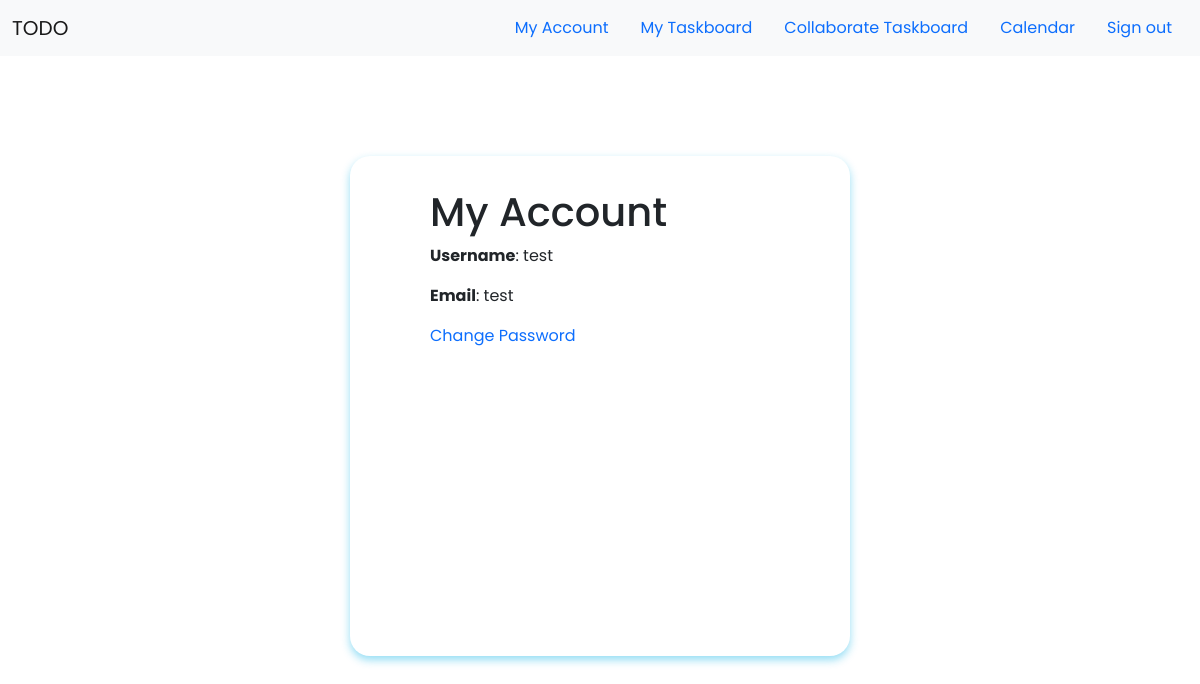
The app's page /profile (signed in), older data.
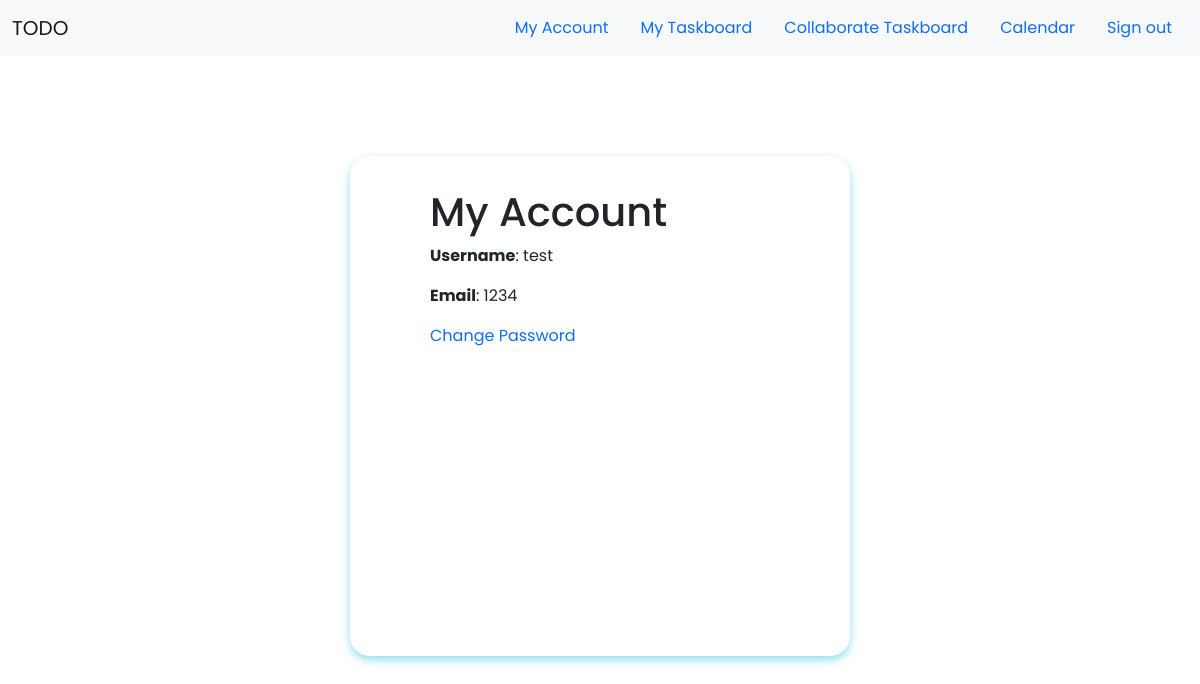
The same page, newer data.
### app/models.py (models this page shows, shortened)
class User(UserMixin, db.Model):
    id = db.Column(db.Integer, primary_key=True)
    collaborate = db.Column(db.Integer, unique=False)
    username = db.Column(db.String, nullable=False, unique=False)
    email = db.Column(db.String(32), unique=True, nullable=False, index=True)
    password = db.Column(db.String(200), unique=False)
    posts = db.relationship('Post', backref='author', lazy='dynamic')
    content = db.relationship('Task', backref='author', lazy='dynamic' )
    category = db.relationship('Category', backref='author', lazy='dynamic')
    event = db.relationship('Event', backref='author', lazy='dynamic')

### app/routes.py (the view)
@app.route("/profile")
@login_required
def profile():
    user = current_user
    return render_template ('profile.html', title = 'My Account')

### app/models.py (called while the page is built)
@login.user_loader
def load_user(id):
    return User.query.get(int(id))

### app/templates/profile.html
{% extends "base.html" %}
{% block content %}
<link rel="stylesheet" type="text/css" href="{{ url_for('static', filename='css/formpage.css') }}">
<div class="form_page">
    <h1>My Account</h1>
    <p><strong>Username</strong>: {{ current_user.username}} </p>
    <p><strong>Email</strong>: {{ current_user.email}} </p>
    <p><a href="/changepassword">Change Password</p>
</div>
{% endblock %}

Row changes from the older to the newer data that the page shows:
changed User "test": email "test" → "1234"
